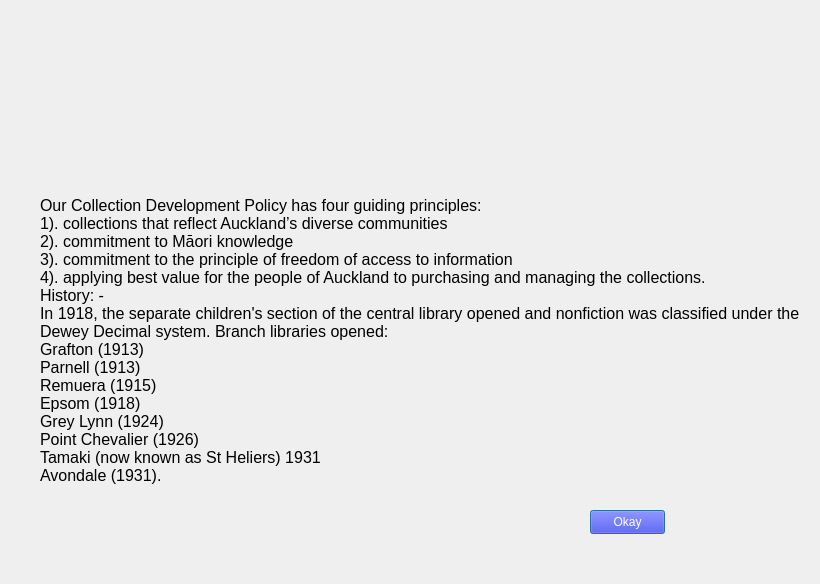
<?xml version="1.0" encoding="UTF-8"?>
<ui version="4.0">
 <class>AboutUs</class>
 <widget class="QDialog" name="AboutUs">
  <property name="geometry">
   <rect>
    <x>0</x>
    <y>0</y>
    <width>820</width>
    <height>584</height>
   </rect>
  </property>
  <property name="windowTitle">
   <string>Dialog</string>
  </property>
  <widget class="QLabel" name="label_Logo">
   <property name="geometry">
    <rect>
     <x>60</x>
     <y>40</y>
     <width>261</width>
     <height>71</height>
    </rect>
   </property>
   <property name="text">
    <string/>
   </property>
  </widget>
  <widget class="QLabel" name="label">
   <property name="geometry">
    <rect>
     <x>40</x>
     <y>150</y>
     <width>761</width>
     <height>381</height>
    </rect>
   </property>
   <property name="font">
    <font>
     <family>Arial</family>
     <pointsize>12</pointsize>
    </font>
   </property>
   <property name="styleSheet">
    <string notr="true">border: 2px;
</string>
   </property>
   <property name="text">
    <string>Our Collection Development Policy has four guiding principles:
1). collections that reflect Auckland’s diverse communities
2). commitment to Māori knowledge
3). commitment to the principle of freedom of access to information
4). applying best value for the people of Auckland to purchasing and managing the collections.
History: - 
In 1918, the separate children's section of the central library opened and nonfiction was classified under the
Dewey Decimal system. Branch libraries opened:
Grafton (1913)
Parnell (1913)
Remuera (1915)
Epsom (1918)
Grey Lynn (1924)
Point Chevalier (1926)
Tamaki (now known as St Heliers) 1931
Avondale (1931).</string>
   </property>
  </widget>
  <widget class="QPushButton" name="pushButtonOkay">
   <property name="geometry">
    <rect>
     <x>590</x>
     <y>510</y>
     <width>75</width>
     <height>24</height>
    </rect>
   </property>
   <property name="styleSheet">
    <string notr="true">background-color: blue;
color: white;</string>
   </property>
   <property name="text">
    <string>Okay</string>
   </property>
  </widget>
  <widget class="QLabel" name="label_2">
   <property name="geometry">
    <rect>
     <x>20</x>
     <y>10</y>
     <width>181</width>
     <height>51</height>
    </rect>
   </property>
   <property name="text">
    <string/>
   </property>
   <property name="pixmap">
    <pixmap>../../../Image/LibraryLogo.jpg</pixmap>
   </property>
  </widget>
 </widget>
 <resources/>
 <connections/>
</ui>
